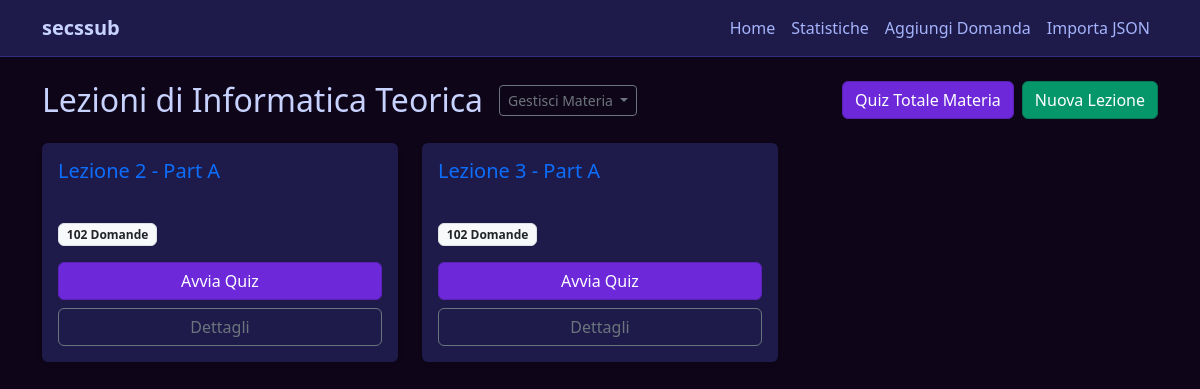
The app's page /subject/1/ with its own data.
### quiz/models.py (models this page shows, shortened)
class Subject(models.Model):
    name = models.CharField(max_length=200)
    description = models.TextField(blank=True)
    color = models.CharField(max_length=7, default='#3B82F6') # Hex color for UI

class Lecture(models.Model):
    subject = models.ForeignKey(Subject, on_delete=models.CASCADE, related_name="lectures", null=True, blank=True)
    title = models.CharField(max_length=200)
    description = models.TextField(blank=True)

### quiz/views.py (the view)
# urls.py: path('subject/<int:subject_id>/', views.subject_detail, name='subject_detail'),
def subject_detail(request, subject_id):
    subject = get_object_or_404(Subject, pk=subject_id)
    lectures = subject.lectures.all()
    return render(request, 'quiz/lecture_list.html', {'lectures': lectures, 'subject': subject})

### quiz/templates/quiz/lecture_list.html (shortened to what this page needs)
{% extends 'quiz/base.html' %}
{% block content %}
<div class="d-flex justify-content-between align-items-center mb-4">
    <div class="d-flex align-items-center">
        <h2 class="mb-0">{% if subject %}Lezioni di {{ subject.name }}{% else %}Elenco Lezioni{% endif %}</h2>
        {% if subject %}
        <div class="dropdown ms-3">
            <button class="btn btn-outline-secondary btn-sm dropdown-toggle" type="button" data-bs-toggle="dropdown">
                 Gestisci Materia
            </button>
        </div>
        {% endif %}
    </div>
    <div class="d-flex gap-2">
        {% if subject %}
        <a href="{% url 'quiz_start_subject' subject.id %}" class="btn btn-primary"> Quiz Totale Materia</a>
        {% endif %}
        <a href="{% url 'lecture_create' %}" class="btn btn-success"> Nuova Lezione</a>
    </div>
</div>
<div class="row">
    {% for lecture in lectures %}
    <div class="col-md-6 col-lg-4 mb-4">
        <div class="card h-100 shadow-sm border-0">
            <div class="card-body d-flex flex-column">
                <div class="d-flex justify-content-between align-items-start mb-2">
                    <h5 class="card-title mb-0 text-primary">{{ lecture.title }}</h5>
                    <div class="dropdown">
                        <button class="btn btn-link text-muted p-0" type="button" data-bs-toggle="dropdown">
                        </button>
                    </div>
                </div>
                <div class="mt-3">
                    <div class="d-flex justify-content-between align-items-center mb-3">
                        <span class="badge bg-light text-dark border">{{ lecture.questions.count }} Domande</span>
                    </div>
                    <div class="d-grid gap-2">
                        <a href="{% url 'quiz_start_lecture' lecture.id %}" class="btn btn-primary">
                             Avvia Quiz
                        </a>
                        <a href="{% url 'lecture_detail' lecture.id %}" class="btn btn-outline-secondary">
                             Dettagli
                        </a>
                    </div>
                </div>
            </div>
        </div>
    </div>
    {% empty %}
    <div class="col-12 text-center py-5">
        <h4 class="text-muted">Nessuna lezione presente.</h4>
        <p class="text-muted">Crea una nuova lezione per iniziare.</p>
    </div>
    {% endfor %}
</div>
{% endblock %}

### quiz/static/quiz/styles.css (style rules this page uses)
body { background-color: #0f0518; color: #e0e7ff; font-family: 'Segoe UI', Tahoma, Geneva, Verdana, sans-serif; }
h1, h2, h3, h4, h5, h6 { color: #c7d2fe; }
a { color: #a78bfa; text-decoration: none; }
.card { background-color: #1e1b4b; border: 1px solid #312e81; color: #e0e7ff; box-shadow: 0 4px 6px -1px rgba(0, 0, 0, 0.5); }
.btn-primary { background-color: #6d28d9; border-color: #5b21b6; }
.btn-success { background-color: #059669; border-color: #047857; }

### records on screen
Subject: name "Informatica Teorica"
Lecture: title "Lezione 2 - Part A", questions.count "102"
Lecture: title "Lezione 3 - Part A", questions.count "102"
